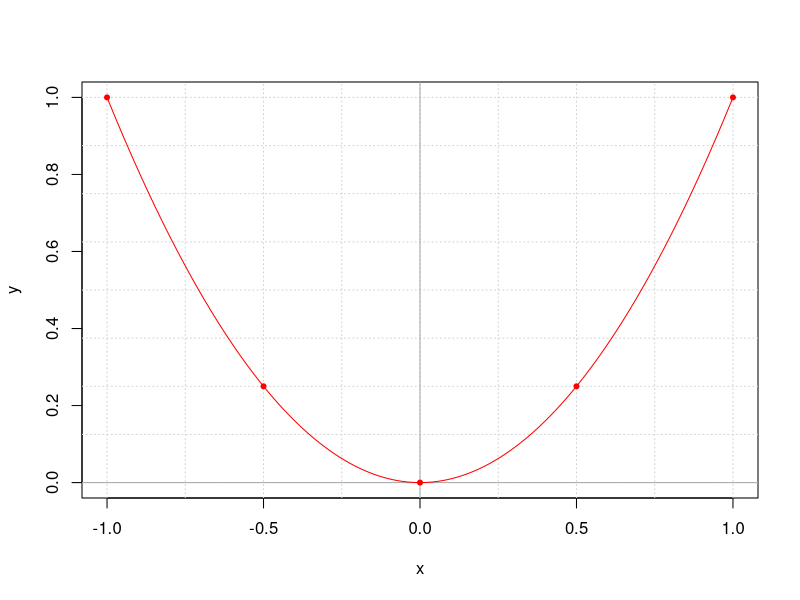
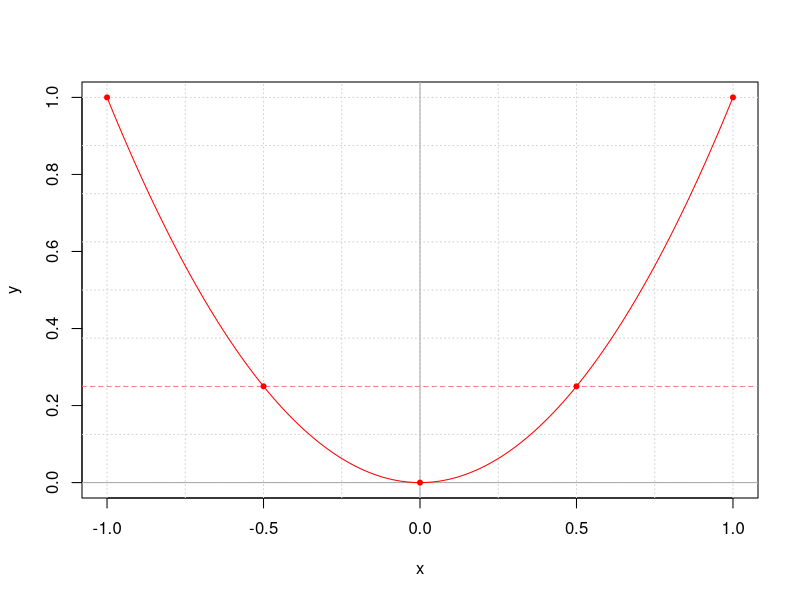
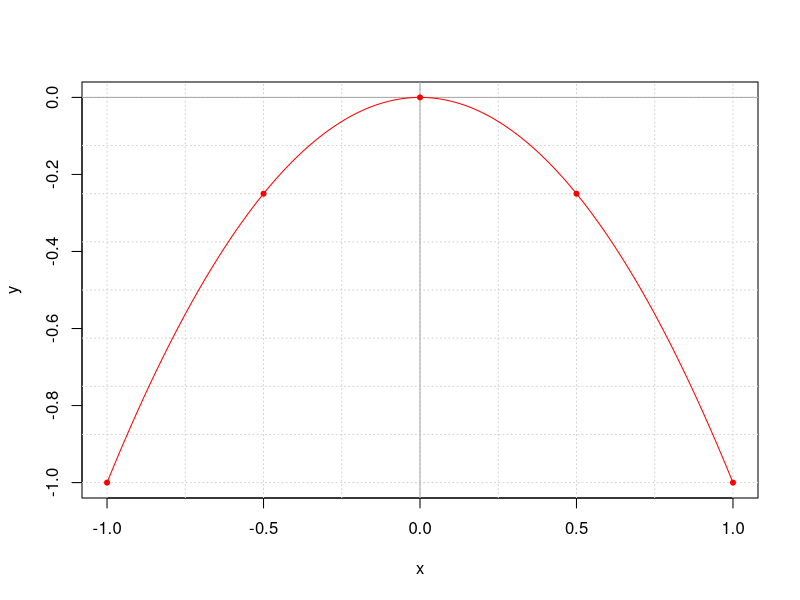

Write R code to recreate these figures, in order.
## ---- chunk 1
plot(NA, NA, xlim = c(-1, 1), ylim= c(0, 1),
     xlab = "x", ylab = "y")
for(i in seq(-1, 1, by = 0.25)) abline(v = i, lty = 3, col = "lightgrey")
for(i in seq(0, 1, by = 0.125)) abline(h = i, lty = 3, col = "lightgrey")
abline(v = 0, col = "darkgrey")
abline(h = 0, col = "darkgrey")
points(seq(-1, 1, by = 0.5), seq(-1, 1, by = 0.5)^2, pch = 20, col = "red")
lines(seq(-1, 1, by = 0.01), seq(-1, 1, by = 0.01)^2, col = "red")
## ---- chunk 2
plot(NA, NA, xlim = c(-1, 1), ylim= c(0, 1),
     xlab = "x", ylab = "y")
for(i in seq(-1, 1, by = 0.25)) abline(v = i, lty = 3, col = "lightgrey")
for(i in seq(0, 1, by = 0.125)) abline(h = i, lty = 3, col = "lightgrey")
abline(v = 0, col = "darkgrey")
abline(h = 0, col = "darkgrey")
points(seq(-1, 1, by = 0.5), seq(-1, 1, by = 0.5)^2, pch = 20, col = "red")
lines(seq(-1, 1, by = 0.01), seq(-1, 1, by = 0.01)^2, col = "red")

abline(h = 0.25, lty = 2, col = "red", lwd = 0.5)
## ---- chunk 3
plot(NA, NA, xlim = c(-1, 1), ylim= c(-1, 0),
     xlab = "x", ylab = "y")
for(i in seq(-1, 1, by = 0.25)) abline(v = i, lty = 3, col = "lightgrey")
for(i in seq(-1, 0, by = 0.125)) abline(h = i, lty = 3, col = "lightgrey")
abline(v = 0, col = "darkgrey")
abline(h = 0, col = "darkgrey")
points(seq(-1, 1, by = 0.5), -seq(-1, 1, by = 0.5)^2, pch = 20, col = "red")
lines(seq(-1, 1, by = 0.01), -seq(-1, 1, by = 0.01)^2, col = "red")
